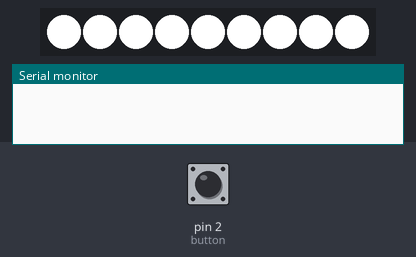
Bench run of a sketch on a simulated Arduino Uno, built with avr-gcc and run on an emulated ATmega328P. On the bench: 9 RGB LEDs in strip order, left to right, the last lines printed to the serial monitor. Inputs (shaded band) come from the test bench; at power-on: pin 2 (button) HIGH. At 3.8 s the program stops and its outputs stay as they are.

Above: at 3.6 s.
3.7 s: pin 2 (button) pulled LOW for 0.15 s
At 4.3 s:
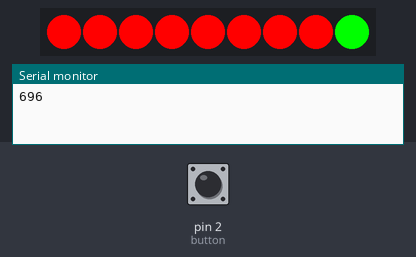
Timing chart, 0 to 5.3 s (numbered marks = the images above; inputs shaded):
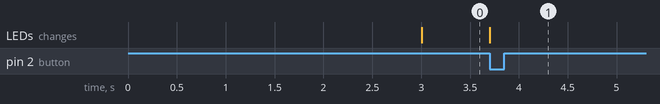

Measured:
- after the input at 3.7 s, the LEDs: change at once (image 1)

The sketch:

littlereactiongame.ino
```cpp
#include <Adafruit_NeoPixel.h>
#define leds 9
#define numleds 9
#define button 2
Adafruit_NeoPixel pixels = Adafruit_NeoPixel(leds, numleds, NEO_GRB + NEO_KHZ800);

int starttime;
int playtime;
int winsegment = 80;

void setup() {
  //start serial connection
  Serial.begin(9600);
  //configure pin as an input and enable the internal pull-up resistor
  pinMode(button, INPUT_PULLUP);
  pixels.begin();
  starttime = millis();

}

void loop() {
  //set pixels dark
  for (int i = 0; i < numleds; i++) {
    pixels.setPixelColor(i, pixels.Color(0, 0, 0)); // Moderately bright green color.
  }
  pixels.show(); // This sends the updated pixel color to the hardware.


  while (millis() < 3000) {//wait for button push
    if (!digitalRead(button)) { //if they press the button, they lose
      for (int i = 0; i < numleds; i++) {
        pixels.setPixelColor(i, pixels.Color(255, 0, 0)); // set all pixels red
      }
      pixels.show(); // update the pixels
      while (1) { //loop forever
      }
    }
    delay(10);
  }


  //GO!
  starttime = millis();  //get current time
  for (int i = 0; i < numleds; i++) {
    pixels.setPixelColor(i, pixels.Color(255, 255, 255));  //set pixels white
  }
  pixels.show();
  while (digitalRead(button)) {//wait for button push
  }

  //do the next stuff after they've pushed the button
  playtime = millis() - starttime;   //get their reaction time
  Serial.println(playtime);   //output the time to the serial monitor
  for (int i = 0; i < numleds; i++) {
    if (playtime < (i + 1)*winsegment)
      pixels.setPixelColor(i, pixels.Color(0, 255, 0)); // set it green
    else
      pixels.setPixelColor(i, pixels.Color(255, 0, 0)); // set it red
  }
  pixels.show(); // show the pixels we've set
  while (1) { //loop forever
    delay(50);
  }

}
```
